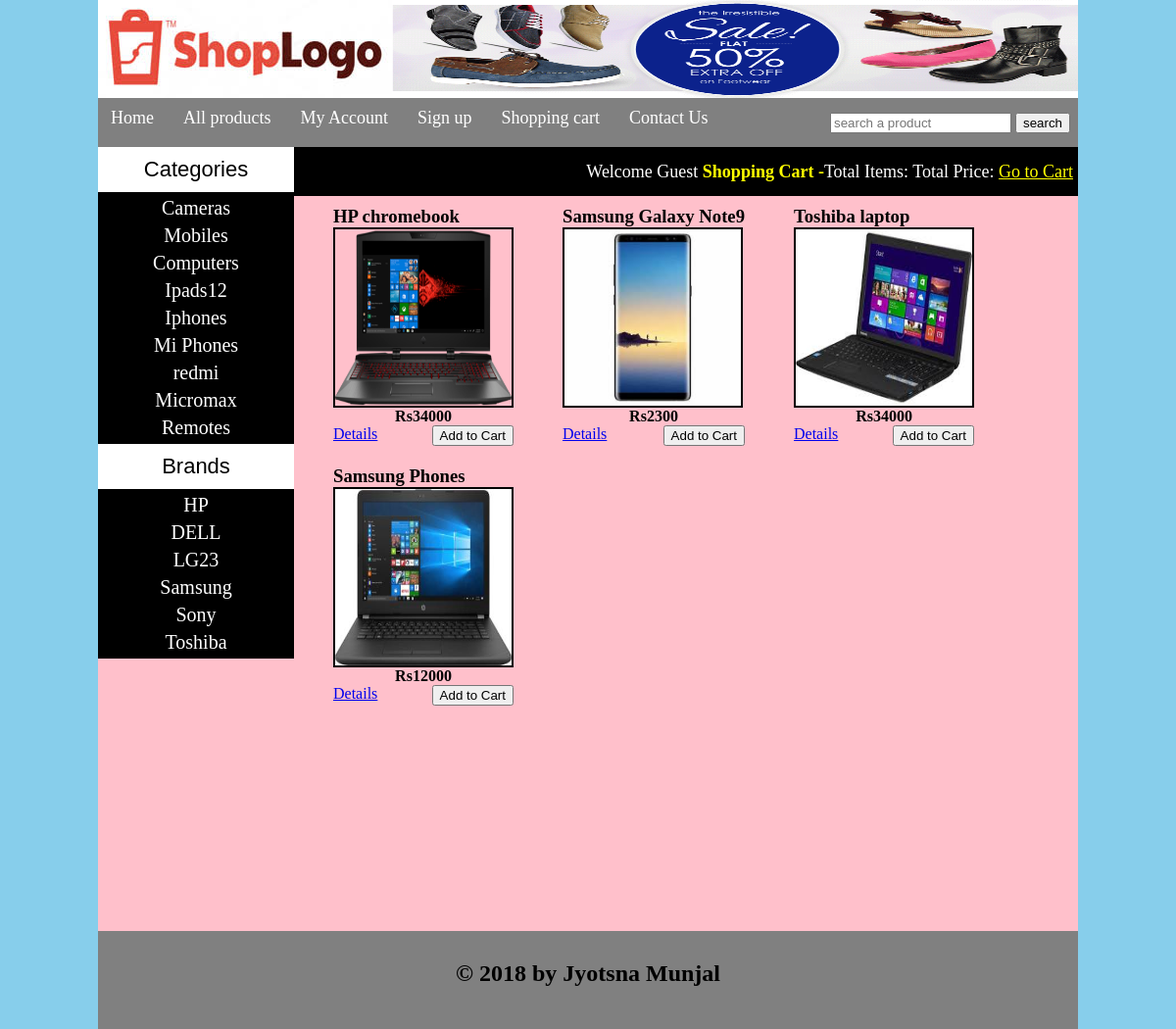
/all_products.php, run on the app's committed database.
### tables this page shows
CREATE TABLE IF NOT EXISTS `categories` (
  `cat_id` int(100) NOT NULL AUTO_INCREMENT,
  `cat_title` text NOT NULL,
  PRIMARY KEY (`cat_id`)
);

CREATE TABLE IF NOT EXISTS `brands` (
  `brand_id` int(100) NOT NULL AUTO_INCREMENT,
  `brand_title` text NOT NULL,
  PRIMARY KEY (`brand_id`)
);

CREATE TABLE IF NOT EXISTS `products` (
  `product_id` int(100) NOT NULL AUTO_INCREMENT,
  `product_cat` int(100) NOT NULL,
  `product_brand` int(100) NOT NULL,
  `product_title` varchar(255) NOT NULL,
  `product_price` int(100) NOT NULL,
  `product_desc` text NOT NULL,
  `product_image` text NOT NULL,
  `product_keywords` text NOT NULL,
  PRIMARY KEY (`product_id`)
);

### all_products.php (the view, shortened to what this page needs)
<!DOCTYPE>
<?php
include("functions/functions.php");?>
<html>
<head>
<link rel="stylesheet" href="styles/style.css" media="all" />
</head>
<body>
<div class="main_wrapper">
<div class="header_wrapper">
<a href="index.php"><img id="logo" src="images/logo1.jpg" "/></a>
<img id="banner" src="images/giphy.gif" width="70%" height="100px"/>
</div>
<div class="menubar">
<ul id="menu"><li> <a href="index.php">Home</a></li>
<li> <a href="all_products.php">All products</a></li>
<li> <a href="customer/my_account.php">My Account</a></li>
<li> <a href="#">Sign up</a></li>
<li> <a href="cart.php">Shopping cart</a></li>
<li> <a href="#">Contact Us</a></li>
</ul>
<div id="form">
<form method="get" action="results.php" enctype="multipart/form-data">
<input type="text" name="user_query" placeholder="search a product"/>
<input type="submit"name="search" value="search" />
</form>
</div>
</div>
<div class="content_wrapper">
<div id="sidebar">
<div id="sidebar_title">Categories</div>
<ul id="cats">
<?php getCats();?>
</ul>
<div id="sidebar_title">Brands</div>
<ul id="cats">
<?php getBrands();?>
</ul>
</div>
<div id="content_area">
<div id="shopping_cart">
<span style="float:right; font-size:18px; padding:5px; line-height:40px;">Welcome Guest
<b style="color:yellow;">Shopping Cart -</b>Total Items: Total Price: <a href="cart.php" style="color:yellow">Go to Cart</a>
</span>
</div>
<div id="product_box">
<?php
	$get_pro="select * from products ";
	$run_pro=mysql_query($get_pro);
	while($row_pro=mysql_fetch_array($run_pro))
	{
		$pro_id=$row_pro['product_id'];
		$pro_title=$row_pro['product_title'];
		$pro_price=$row_pro['product_price'];
		$pro_image=$row_pro['product_image'];
		echo "
		<div id='single_product'>
		<h3>$pro_title</h3>
		<img src='admin_area/product_images/$pro_image' width='180' height='180'>
		<p><b><center>Rs$pro_price</center></b></p>
		<a href='details.php?pro_id=$pro_id' style='float:left;'>Details</a>
		<a href='index.php?pro_id=$pro_id'><button style='float:right'>Add to Cart</button></a>
		</div>
		";
	}
?>
</div>
</div>
</div>
<div id="footer">
<h2 style="text-align:center;padding-top:30px;">&copy; 2018 by Jyotsna Munjal</h2>
</div>
</div>
</body>
</html>

### functions/functions.php (shortened to what this page needs)
<?php
function getCats()
{
	$get_cats="select * from categories";
	$run_cats=mysql_query($get_cats);
	while($row_cats=mysql_fetch_array($run_cats))
	{
		$cat_id=$row_cats['cat_id'];
		$cat_title=$row_cats['cat_title'];
		echo "<li><a href='index.php?cat=$cat_id'>$cat_title</a></li>";
	}
}
function getBrands()
{
	$get_brands="select * from brands";
	$run_brands=mysql_query($get_brands);
	while($row_brands=mysql_fetch_array($run_brands))
	{
		$brand_id=$row_brands['brand_id'];
		$brand_title=$row_brands['brand_title'];
		echo "<li><a href='index.php?brand=$brand_id'>$brand_title</a></li>";
	}
}
?>

### styles/style.css (style rules this page uses)
html, body, div, span, applet, object, iframe, h1, h2, h3, h4, h5, h6, p, blockquote, pre, a, abbr, acronym, address, big, cite, code, del, dfn, em, img, ins, kbd, q, s, samp, small, strike, strong, sub, sup, tt, var, b, u, i, center, dl, dt, dd, ol, ul, li, fieldset, form, label, legend, table, caption, tbody, tfoot, thead, tr, th, td, article, aside, canvas, details, embed, figure, figcaption, footer, header, hgroup, menu, nav, output, ruby, section, summary, time, mark, audio, video { margin: 0; padding: 0; border: 0; vertical-align: baseline; }
body { background:skyblue; }
.main_wrapper { width:1000px; height:auto; margin:auto; background:black; }
.header_wrapper { width:1000px; height:100px; margin:auto; }
#logo { float:left; }
#banner { float:right; }
.menubar { width:1000px; height:50px; background:gray; color:white; }
#menu { padding:0; margin:0; line-height:40px; float:left; }
#menu li { list-style:none; display:inline; }
#menu a { text-decoration:none; color:white; padding:8px; margin:5px; font-size:18px; font-family:COMIC SANS MS; }
#form { float:right; padding-right:8px; line-height:50px; }
.content_wrapper { width:1000px; height:800px; margin:auto; background:pink; }
#content_area { width:800px; float:right; background:pink; }
#sidebar { width:200px; background:black; float:left; }
#sidebar_title { background:white; color:black; font-size:22px; font-family:arial; padding:10px; text-align:center; }
#cats { text-align:center; }
#cats li { list-style:none; margin:5px; }
#cats a { color:white;padding:15px;margin:5px;text-align:center;font-size:20px; font-family:COMIC SANS MS;text-decoration:none; }
#single_product { float:left;margin-left:30px;padding:10px; }
#single_product img { border:2px solid black; }
#shopping_cart { width:800px; height:50px; background:black;color:white; }
#footer { width:1000px; height:100px; background:gray; clear:both; }

### data on the page
categories: cat_title "Cameras"
categories: cat_title "Mobiles"
categories: cat_title "Computers"
categories: cat_title "Ipads12"
categories: cat_title "Iphones"
categories: cat_title "Mi Phones"
categories: cat_title "redmi"
categories: cat_title "Micromax"
categories: cat_title "Remotes"
brands: brand_title "HP"
brands: brand_title "DELL"
brands: brand_title "LG23"
brands: brand_title "Samsung"
brands: brand_title "Sony"
brands: brand_title "Toshiba"
products: product_title "HP chromebook", product_image (picture), product_price "34000"
products: product_title "Samsung Galaxy Note9", product_image (picture), product_price "2300"
products: product_title "Toshiba laptop", product_image (picture), product_price "34000"
products: product_title "Samsung Phones", product_image (picture), product_price "12000"
